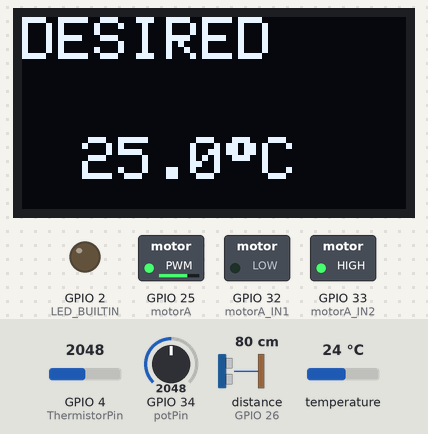
Simulated run of this sketch. Board: ESP32. Parts: 128×64 one-colour display, switched loads named in the sketch (green lamp = pin HIGH), output pins drawn as LEDs (lit = HIGH). Wiring (inferred from the names in the program): range finder with pulse-width output: data GPIO 26. The test bench sets the inputs (shaded band); at power-on: GPIO 34 (potPin) = 2048, temperature 24 °C, GPIO 4 (ThermistorPin) = 2048, distance to the obstacle (sensor on GPIO 26) 80 cm. What the sketch prints to the serial monitor is not drawn.

Above: at 3.4 s.
3.5 s: GPIO 34 (potPin) set to 1930
At 5.8 s:
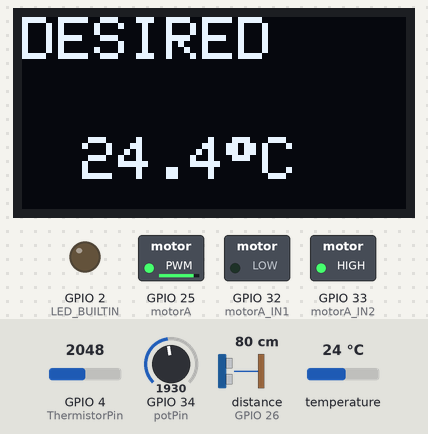
9.1 s: GPIO 34 (potPin) set to 1838
At 12.2 s:
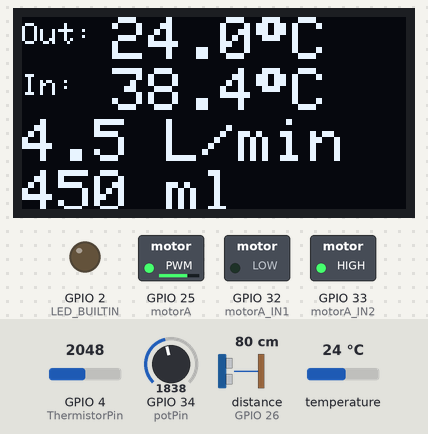
14.7 s: temperature set to 28 °C
At 16.0 s:
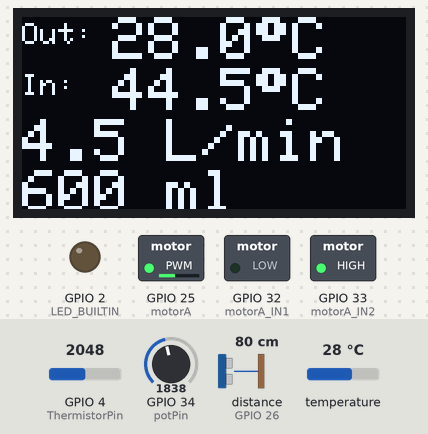
20.2 s: GPIO 4 (ThermistorPin) set to 2866
At 21.0 s:
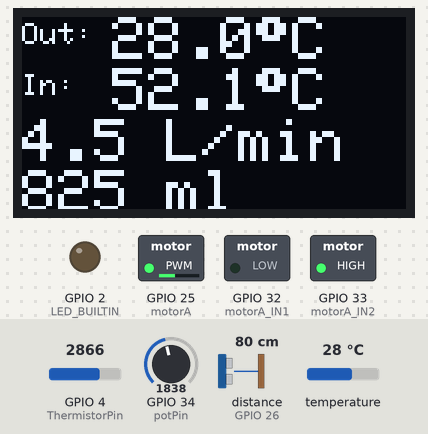
23.7 s: GPIO 34 (potPin) set to 1228
At 24.8 s:
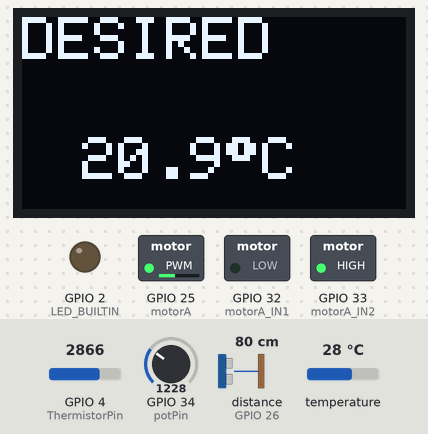
29.0 s: temperature set to 12 °C
At 29.9 s:
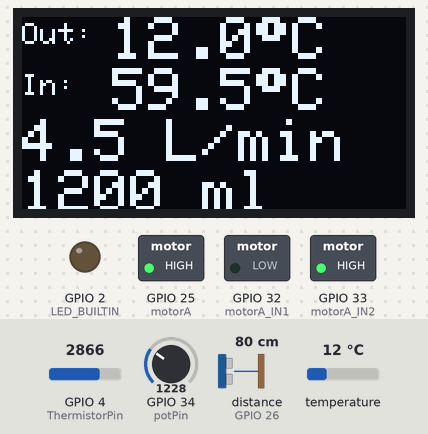
Timing chart, 0 to 32.0 s (numbered marks = the images above; inputs shaded):
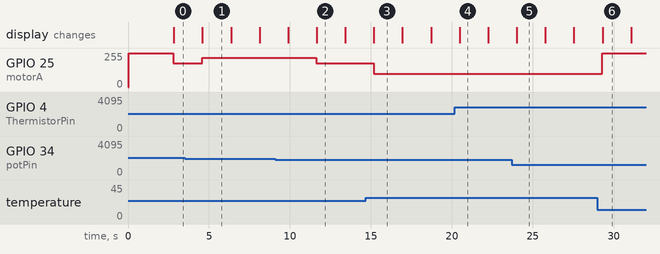

Measured:
- the behaviour switches between 1864 and 1863 on GPIO 34 (potPin) (found by bisection; images 1 and 2)
- after the input at 3.5 s, the display: changes after 1.1 s (image 1)
- after the input at 9.1 s, GPIO 25 (motorA): 219/255 → 179/255 after 2.5 s; the display: first changes after 0.80 s (image 2 shows a later state)
- after the input at 14.7 s, GPIO 25 (motorA): 179/255 → 100/255 after 0.47 s
- after the input at 23.7 s, the display: changes after 0.32 s (image 5)
- after the input at 29.0 s, GPIO 25 (motorA): 100/255 → 255/255 after 0.29 s
- what the display in image 1 shows lasts 1.8 s, from 4.6 s to 6.4 s

The sketch:

ESP32_WaterFlow_Temp2.ino
```cpp
/*


1) YF-B7 Water Flow Sensor met Temperatuur Sensor - Messing - G1/2"
  € 7 by https://www.tinytronics.nl/

2) Nieuwe Ultra-Stille 12V Dc Core Solar Hot Koelwater Circulatie Borstelloze Mini Elektrische Dompelpomp Food Grade
€ 16 by https://dutch.alibaba.com/

3) Elektronica van https://www.amazon.nl/
Motor speed control L298N  // pump speed control
   - Input 12V (can be between 5-35V) connected
   - 5V Power Supply for the ESP32 is provided by the L298N
Digital Temp DS18B2   // for measuring the final product
SSD1306 OLED display
OLED  128 x 64 px  // http://oleddisplay.squix.ch/#/home
ESP32; AZDelivery ESP-32


NOTE: NTC Thermistor: Temp ESP32 een ADC heeft van 0 - 4095
   Connect the 50k NTC to GPIO 4 and 3.3V (no direction), connect GPIO4 to GND with 10k resistor
The NTC values were completely wrong, to solve this I boiled water and insert the NTC and DS18B20
let water cool slowly and record the Digital temp and the Voltage on GPIO4
Perform  polynomal regression (e.g. Excel) to correlate ADC value against the digital Temp


 */

#include <OneWire.h>
#include <DallasTemperature.h>
#include <BluetoothSerial.h>
#include <SPI.h>
#include <Wire.h>
#include <Adafruit_GFX.h>
#include <Adafruit_SSD1306.h>
#include "font.h"

#define LED_BUILTIN 2

// ===================================== PARAMETERS ===================================================

float TEMP_DESIRED = 24.0;  // desired final temperature

// ===================================== PIN CONNECTIONS ==============================================

// PIN CONNECTIONS; DS18B20 digital thermometer
// DS18B20 Board connections: red 5V (or 3.3V);  black GND;  yellow, GPIO 27 and 4.7kOhm -> 5V (or 3.3V)
const int oneWireBus = 27;
OneWire oneWire(oneWireBus); // Setup a oneWire instance to communicate with any OneWire DS18B20
DallasTemperature sensors(&oneWire); // Pass our oneWire reference to Dallas Temperature sensor

// PIN CONNECTIONS; SSD1306 OLED display display connected to I2C (SDA_21, SCL_22 pins);
// connectors=GND;VCC;SCL;SDA ==> gnd; 3.3V; GPIO22; GPIO21
#define SCREEN_WIDTH 128 // OLED display width, in pixels
#define SCREEN_HEIGHT 64 // OLED display height, in pixels
#define OLED_RESET     -1 // Reset pin # (or -1 if sharing Arduino reset pin)
Adafruit_SSD1306 display(SCREEN_WIDTH, SCREEN_HEIGHT, &Wire, OLED_RESET);


// PIN CONNECTIONS; NTC ; NOTE NTC is inacurate (NTC of the YF-B7 Water Flow Sensor)
// NTC does not have directions: one to 3.3V and one to GPIO 4 + 10k -> GND
int ThermistorPin = 4 ;
double adcMax = 4095.0; // ADC resolution 12-bit (0-4095)
double Vs = 3.3;        // supply voltage
const int NTCarraySize = 10 ;
float NTCarray[NTCarraySize] ;      // Always thake the average of 10 measurement


// PIN CONNECTIONS; YF-B7 Water Flow Sensor
// red 3.3V, black GND, Yellow GPIO 26 + 10k -> 5V
#define WATERFLOWSENSOR  26
long currentMillis = 0;
long previousMillis = 0;
int interval = 1000;
boolean ledState = LOW;
float calibrationFactor = 4.5;
volatile byte pulseCount;
byte pulse1Sec = 0;
float flowRate;
unsigned int flowMilliLitres;
unsigned long totalMilliLitres;

// PIN CONNECTIONS; Motor speed control L298N
// Motor need 12V Powersupply; connect 12V and GND to adaptor
// L298N has 6 pins starting at the 5V connection; EMA, IN1, IN2, IN3, IN4, ENA(EnableB)
// Next to 12V connector is MotorA; - and +
int motorA_IN1 = 32; // IN1
int motorA_IN2 = 33; // IN2
int motorA     = 25; // ENA


// Setting PWM properties
const int freq = 30000;
const int pwmChannel = 0;
const int resolution = 8;
const int minSpeed = 100;  // increase this if the motor does not start


// PIN CONNECTION; Potentiometer for temperature nsetting
// + to 3.3V; - to GND; middle to GPIO 34
const int potPin = 34;

// ===================================== SETUP ====================================================
void IRAM_ATTR pulseCounter()
{
  pulseCount++;
}


void setup()
{
  Serial.begin(9600);
  sensors.begin(); // Start the DS18B20 sensor


  pinMode(LED_BUILTIN, OUTPUT);
  pinMode(WATERFLOWSENSOR, INPUT_PULLUP);

  pulseCount = 0;
  flowRate = 0.0;
  flowMilliLitres = 0;
  totalMilliLitres = 0;
  previousMillis = 0;

  attachInterrupt(digitalPinToInterrupt(WATERFLOWSENSOR), pulseCounter, FALLING);

  // Fill NTCarray
 for (int i=0; i<NTCarraySize; i++) { NTCarray[i] = 20; }

  // SSD1306_SWITCHCAPVCC = generate display voltage from 3.3V internally
  if(!display.begin(SSD1306_SWITCHCAPVCC, 0x3C)) {
    Serial.println(F("SSD1306 allocation failed"));
    for(;;); // Don't proceed, loop forever
  }
  // Show initial display buffer contents on the screen --
  // the library initializes this with an Adafruit splash screen.
//  display.display();

  display.clearDisplay();

  // MotorA
  pinMode(motorA_IN1, OUTPUT);
  pinMode(motorA_IN2, OUTPUT);
  pinMode(motorA, OUTPUT);
  ledcSetup(pwmChannel, freq, resolution); // configure LED PWM functionalitites
  ledcAttachPin(motorA, pwmChannel); // attach the channel to the GPIO to be controlled
  digitalWrite(motorA_IN1, LOW);  // - at IN1
  digitalWrite(motorA_IN2, HIGH); // + at IN2
  ledcWrite(pwmChannel, 255); // Speed up / initialize motorA for 2 seconds
  delay(2000);
}

// ===================================== functions ====================================================


float Average_NTCtemp(float newTemp) {
  // NTC is highly fluctuating so here we return the average  of "NTCarraySize" measurements
  float NTCsum = 0 ;
  for (int i=0; i<NTCarraySize-1; i++) {
    NTCarray[i] = NTCarray[i+1];
    NTCsum += NTCarray[i] ;
  }
  NTCarray[NTCarraySize-1] = newTemp ;
  return (NTCsum+newTemp) / NTCarraySize ;
}


String FloatToStr(float f,int d) {
  int decimal = round((f - int(f)) * pow(10,d)) ;
  return String(int(f)) + "." + String(decimal) ;
}


float MotorSpeed(float t) {
  float Speed=100 ;
  if      (t<TEMP_DESIRED-2) { Speed=255 ; }
  else if (t<TEMP_DESIRED)   { Speed=220 ; }
  else if (t<TEMP_DESIRED+2) { Speed=180 ; }
  else if (t<TEMP_DESIRED+4) { Speed=140 ; }
  ledcWrite(pwmChannel, Speed);
  return Speed ;
}

float Update_Temp_Desired() {
   // TO TRY to set range from 15 - 35 °C
   // float Temp = floatMap(potValue, 0, 4095, 15, 35);

  float potValue = analogRead(potPin);
  // Value is between 0 and 4095, here we normalize to 20; temp will be between 15 - 35
  float result = int(150+potValue*200/4095)  ; // round 1 decimal
  return result/10;
}

// ===================================== LOOP ====================================================


void loop()
{
  currentMillis = millis();
  if (currentMillis - previousMillis > interval) {
    // Digital temperature DS18B20
    sensors.requestTemperatures();
    float temperature = sensors.getTempCByIndex(0);

    // NTC analog (inacurate) temperature
    double NTC = analogRead(ThermistorPin) ;
    double Vout = NTC * Vs/adcMax;
    double Tanne = -2E-06*pow(NTC,2) + 0.028*NTC +1.6668; // from Excel Polynomal ^2; y = -2E-06x2 + 0.028x + 1.6668


    Tanne =  Average_NTCtemp(Tanne) ;


    // Water flow meter
    pulse1Sec = pulseCount;
    pulseCount = 0;
    flowRate = ((1000.0 / (millis() - previousMillis)) * pulse1Sec) / calibrationFactor;
    previousMillis = millis();
    // Divide the flow rate in litres/minute by 60 to determine how many litres have
    // passed through the sensor in this 1 second interval, then multiply by 1000 to convert to millilitres.
    flowMilliLitres = (flowRate / 60) * 1000;

    // Add the millilitres passed in this second to the cumulative total
    totalMilliLitres += flowMilliLitres;

     // Set motor speed
    float Speed = MotorSpeed(temperature) ;

    // Report
    Serial.println("\t" + String(temperature)+ "\t" + String(NTC) + "\t" +String(Vout)+  "\t" +String(Tanne) +  "\t" +String(Speed) );


    // Check if user changed the desired temp
    float OLD_TEMP_DESIRED = TEMP_DESIRED ;
    TEMP_DESIRED = Update_Temp_Desired();
    if (abs(TEMP_DESIRED - OLD_TEMP_DESIRED) > 0.3) {  // only show if delta temp >0.3°C
      Serial.println("TEMP_DESIRED = " + String(TEMP_DESIRED));
      display.clearDisplay();
      display.setTextColor(WHITE);
      display.setTextSize(2);
      display.setCursor(0,0);  display.print("DESIRED") ;
      display.setCursor(20,40); display.print(FloatToStr(TEMP_DESIRED,1) + (char)247 + "C") ;
      display.display();
      delay(500) ;
    } else {

      display.clearDisplay();
      display.setTextColor(WHITE);
      display.setTextSize(1);
      display.setCursor(0,2);   display.print("Out:") ;
      display.setCursor(0,19);  display.print("In:") ;
      display.setTextSize(2);
      display.setCursor(30,0);  display.print(FloatToStr(temperature,1) + (char)247 + "C") ;
      display.setCursor(30,17); display.print(FloatToStr(Tanne,1) + (char)247 + "C");
      display.setCursor(0, 34); display.print(FloatToStr(flowRate,1) + " L/min");
      display.setCursor(0, 51); display.print(String(totalMilliLitres) + " ml");
      display.display();
    }


  }
}
```

Source omitted: font.h (data table, 22495 bytes)
